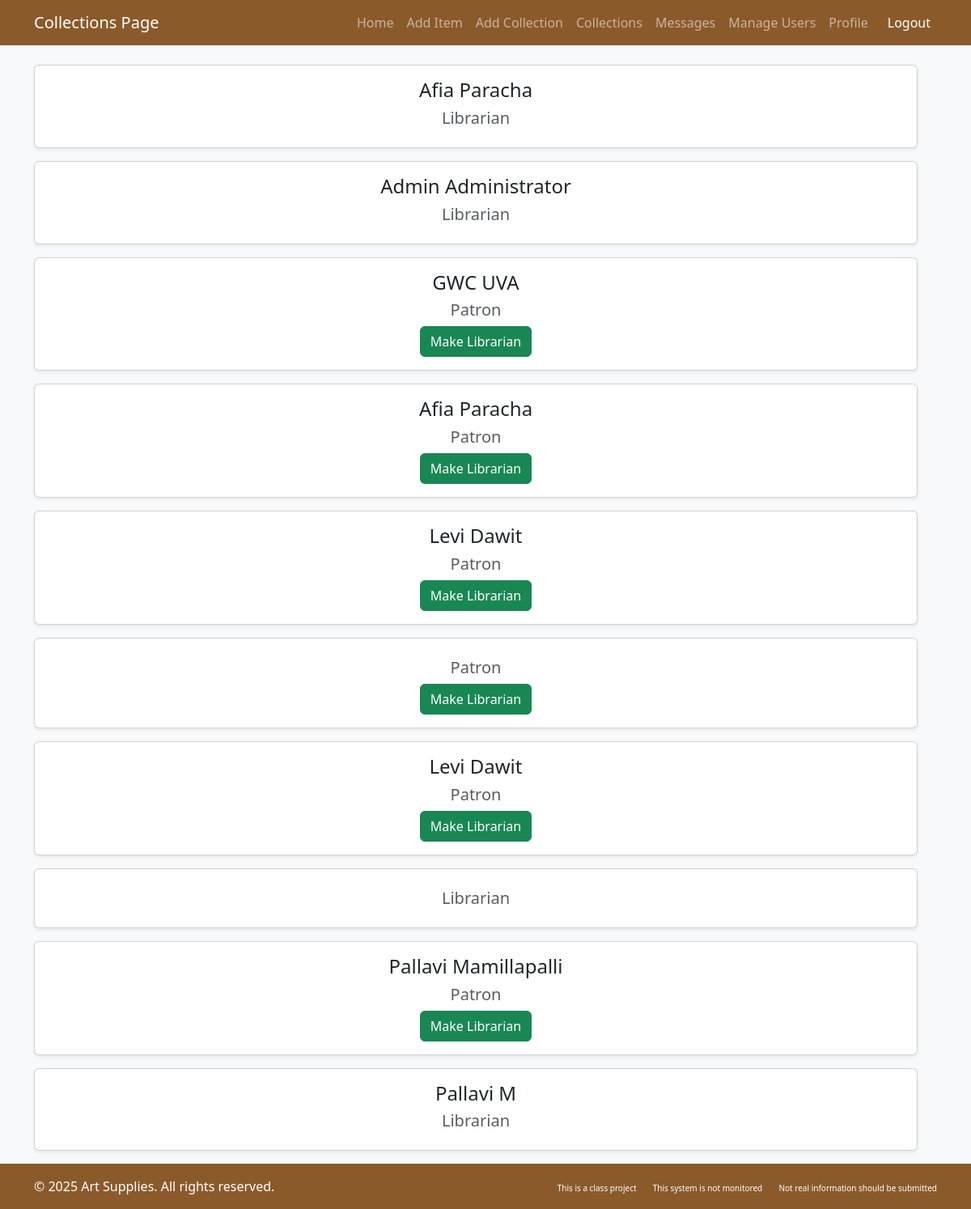
The page /artlibrary/manage_users/ (signed in) on the database its author committed.
### artlibrary/models.py (models this page shows, shortened)
class CustomUser(AbstractUser):
    profile_pic = models.ImageField(
        storage=S3Boto3Storage(),
        upload_to='profile_pics/',
        null=True,
        blank=True
    )
    date_joined = models.DateTimeField(auto_now_add=True)
    roles = (('patron', 'Patron'), ('librarian', 'Librarian'), ('anonymous', 'Anonymous'))
    user_role = models.CharField(max_length=12, choices=roles, default='patron')
    email = models.EmailField(blank=True, max_length=254, verbose_name='email address')

### artlibrary/views.py (the view)
# urls.py: path('manage_users/',views.manage_users,name="manage_users"),
def manage_users(request):
    if(request.user.user_role!="librarian"):
        if request.user.user_role=="anonymous":
            return redirect("anonymous_page")
        else:
            return redirect("patron_page")
    usersList= CustomUser.objects.all()
    context={'all_users':usersList}
    return render(request,'artlibrary/manage_users.html',context)

### artlibrary/templates/artlibrary/manage_users.html (shortened to what this page needs)
{% load django_bootstrap5 %}
<!DOCTYPE html>
<html lang="en">
<head>
    {% bootstrap_css %}
</head>
<body class="bg-light">
    <nav class="navbar navbar-expand-lg navbar-dark bg-brown">
        <div class="container">
            <a class="navbar-brand" href="#">Collections Page</a>
            <div class="collapse navbar-collapse" id="navbarNav">
                <ul class="navbar-nav ms-auto">
                    <li class="nav-item"><a class="nav-link" href="#">Home</a></li>
                    {% if request.user.user_role == "librarian" %}
                    <li class="nav-item"><a class="nav-link" href="#" data-bs-toggle="modal" data-bs-target="#addItemModal">Add Item</a></li>
                    {% endif %}
                    {% if request.user.user_role != "anonymous_user" %}
                    <li class="nav-item"><a class="nav-link" href="#" data-bs-toggle="modal" data-bs-target="#addCollectionModal">Add Collection</a></li>
                    {% endif %}
                    <li class="nav-item"><a class="nav-link" href="{% url 'collections' %}">Collections</a></li>
                    <li class="nav-item"><a class="nav-link" href="#">Messages</a></li>
                    {% if request.user.user_role == "librarian" %}
                    <li class="nav-item"><a class="nav-link" href="{% url 'manage_users' %}">Manage Users</a></li>
                    {% endif %}
                    {% if request.user.user_role != "anonymous_user" %}
                    <li class="nav-item"><a class="nav-link" href="{% url 'profile' %}">Profile</a></li>
                    {% endif %}
                    <li class="nav-item">
                        <a class="nav-link btn btn-danger btn-sm text-white ms-2" href="{% url 'logout' %}">Logout</a>
                    </li>
                </ul>
            </div>
        </div>
    </nav>
    <div class="container mt-4 flex-column align-items-center w-100">
        {% for user in all_users %}
        <div class="row justify-content-center w-100 mb-3">
            <div class="col-md-6 col-lg-4 w-100">
                <div class="card shadow-sm">
                    <div class="card-body text-center">
                        <h4 class="card-title">{{ user.get_full_name }}</h4>
                        <h5 class="text-muted">{{ user.user_role|title }}</h5>
                        {% if user.user_role != "librarian" %}
                        <a href="{% url 'make_librarian' user.id %}" class="btn btn-success">Make Librarian</a>
                        {% endif %}
                    </div>
                </div>
            </div>
        </div>
        {% endfor %}
    </div>
</body>
<footer class="py-3 bg-dark text-white mt-auto bg-brown">
    <div class="container">
        <div class="row">
            <div class="col-md-6">
                <p class="mb-0">&copy; 2025 Art Supplies. All rights reserved.</p>
            </div>
            <div class="col-md-6 text-md-end">
                <a href="#" class="text-white text-decoration-none me-3" style="font-size: 10px;">This is a class project</a>
                <a href="#" class="text-white text-decoration-none me-3" style="font-size: 10px;">This system is not monitored</a>
                <a href="#" class="text-white text-decoration-none" style="font-size: 10px;">Not real information should be submitted</a>
            </div>
        </div>
    </div>
</footer>
</body>
</html>

### artlibrary/templates/artlibrary/manage_users.html (style rules this page uses)
:root { --bs-primary: #8B5A2B; --bs-primary-rgb: 139, 90, 43; --bs-secondary: #A67C52; --bs-secondary-rgb: 166, 124, 82; --bs-dark: #5D4037; }
body { min-height: 100vh; display: flex; flex-direction: column; }
.bg-brown { background-color: #8B5A2B !important; }

### rows shown on the page
CustomUser: get_full_name "Afia Paracha", user_role "Librarian"
CustomUser: get_full_name "Admin Administrator", user_role "Librarian"
CustomUser: get_full_name "GWC UVA", user_role "Patron", shows "Make Librarian"
CustomUser: get_full_name "Afia Paracha", user_role "Patron", shows "Make Librarian"
CustomUser: get_full_name "Levi Dawit", user_role "Patron", shows "Make Librarian"
CustomUser: user_role "Patron", shows "Make Librarian"
CustomUser: get_full_name "Levi Dawit", user_role "Patron", shows "Make Librarian"
CustomUser: user_role "Librarian"
CustomUser: get_full_name "Pallavi Mamillapalli", user_role "Patron", shows "Make Librarian"
CustomUser: get_full_name "Pallavi M", user_role "Librarian"
